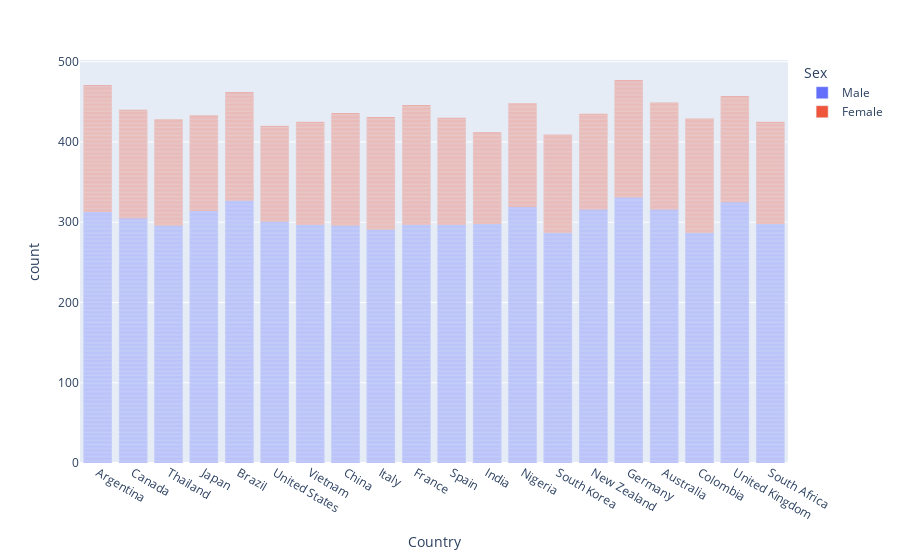

Notebook code for this chart:
### Code cell
# plot the countplot of dataset column
fig =px.bar(df, x='Country', color='Sex')
fig.show()

# print the values of dataset column groupes by sex
print (df.groupby('Sex')['Country'].value_counts())

### Figure 1 — Plotly figure (JSON) as saved in the notebook; plotly's stock layout.template omitted (floating-point values rounded to 4 significant figures; data arrays with more than 128 entries replaced by an {"elided": "..."} marker saying what was removed)
{"data": [{"alignmentgroup": "True", "hovertemplate": "Sex=Male<br>Country=%{x}<br>count=%{y}<extra></extra>", "legendgroup": "Male", "marker": {"color": "#636efa", "pattern": {"shape": ""}}, "name": "Male", "offsetgroup": "Male", "orientation": "v", "showlegend": true, "textposition": "auto", "type": "bar", "x": {"elided": "6111 str values"}, "xaxis": "x", "y": {"elided": "6111 int values"}, "yaxis": "y"}, {"alignmentgroup": "True", "hovertemplate": "Sex=Female<br>Country=%{x}<br>count=%{y}<extra></extra>", "legendgroup": "Female", "marker": {"color": "#EF553B", "pattern": {"shape": ""}}, "name": "Female", "offsetgroup": "Female", "orientation": "v", "showlegend": true, "textposition": "auto", "type": "bar", "x": {"elided": "2652 str values"}, "xaxis": "x", "y": {"elided": "2652 int values"}, "yaxis": "y"}], "layout": {"barmode": "relative", "legend": {"title": {"text": "Sex"}, "tracegroupgap": 0}, "margin": {"t": 60}, "xaxis": {"anchor": "y", "domain": [0, 1], "title": {"text": "Country"}}, "yaxis": {"anchor": "x", "domain": [0, 1], "title": {"text": "count"}}}}
